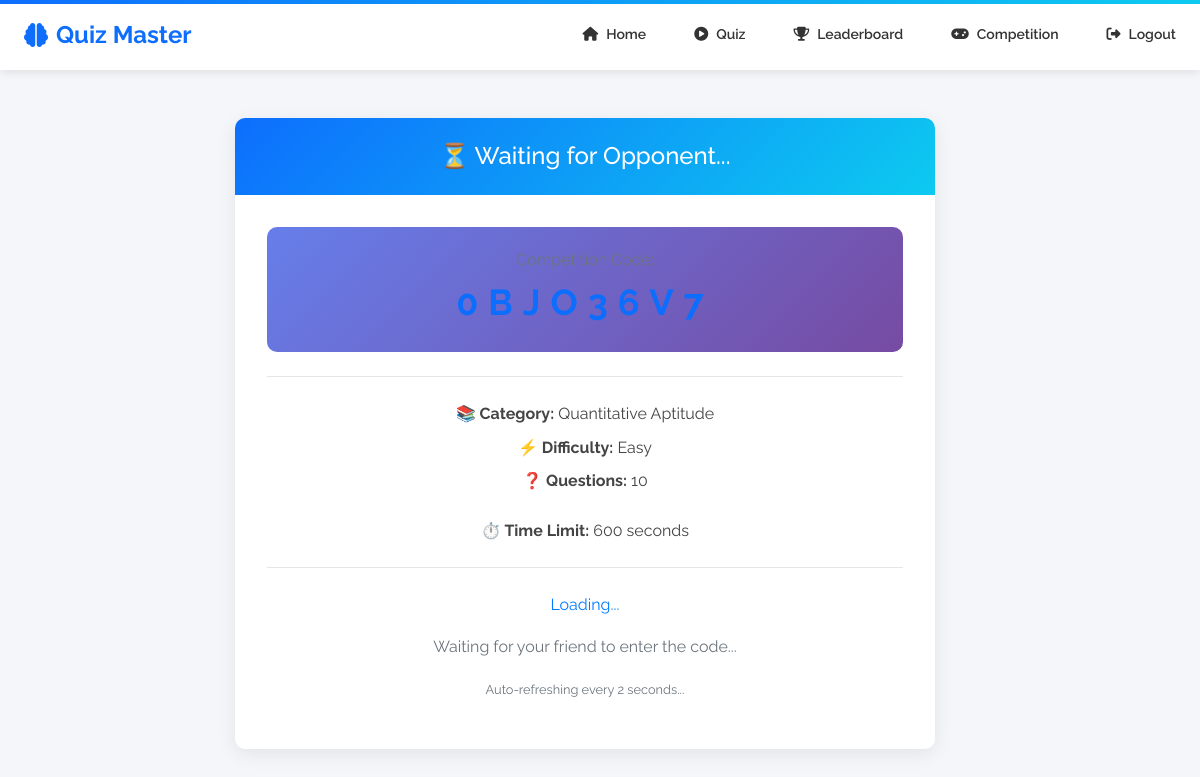
Page /competition/wait/0BJO36V7 (signed in) on the committed database.
### app/models.py (models this page shows)
class Competition(db.Model):
    __tablename__ = 'competition'
    id = db.Column(db.Integer, primary_key=True)
    code = db.Column(db.String(8), unique=True, nullable=False, index=True)  # Unique join code
    creator_id = db.Column(db.Integer, db.ForeignKey('user.id'), nullable=False)
    category_id = db.Column(db.Integer, db.ForeignKey('category.id'), nullable=False)
    difficulty = db.Column(db.String(20), nullable=False)  # Easy, Medium, Hard
    num_questions = db.Column(db.Integer, default=10)
    time_limit = db.Column(db.Integer, default=600)  # seconds
    status = db.Column(db.String(20), default='waiting')  # waiting, in_progress, completed
    created_at = db.Column(db.DateTime, default=datetime.utcnow)
    started_at = db.Column(db.DateTime, nullable=True)
    ended_at = db.Column(db.DateTime, nullable=True)
    winner_id = db.Column(db.Integer, db.ForeignKey('user.id'), nullable=True)
    creator = db.relationship('User', foreign_keys=[creator_id], backref='competitions_created')
    category = db.relationship('Category', backref='competitions')
    winner = db.relationship('User', foreign_keys=[winner_id])
    attempts = db.relationship('CompetitionAttempt', cascade='all, delete-orphan', lazy=True)

class Category(db.Model):
    id = db.Column(db.Integer, primary_key=True)
    name = db.Column(db.String(80), unique=True, nullable=False)
    questions = db.relationship('Question', backref='category', lazy=True)

### app/competition/routes.py (the view)
@competition_bp.route('/wait/<code>', methods=['GET'])
@login_required
def wait_for_opponent(code):
    comp = Competition.query.filter_by(code=code).first()
    if not comp:
        flash('Competition not found', 'error')
        return redirect(url_for('competition.competition_menu'))
    is_creator = comp.creator_id == current_user.id
    attempts = CompetitionAttempt.query.filter_by(competition_id=comp.id).all()
    opponent_ready = len(attempts) >= 2
    print(f"DEBUG: Code={code}, Creator={is_creator}, Attempts={len(attempts)}, Ready={opponent_ready}")
    for att in attempts:
        print(f"  - User: {att.user.username}, ID: {att.user_id}")
    return render_template('competition/wait.html',
                         competition=comp,
                         opponent_ready=opponent_ready,
                         is_creator=is_creator)

### app/models.py (called while the page is built)
@login_manager.user_loader
def load_user(user_id):
    return User.query.get(int(user_id))

    def is_admin(self):
        return self.role == Role.ADMIN

### app/templates/competition/wait.html (shortened to what this page needs)
{% extends 'base.html' %}
{% block content %}
<div class="container mt-5">
    <div class="row justify-content-center">
        <div class="col-md-8">
            <div class="card shadow-lg">
                <div class="card-header" style="background-color: #17a2b8; color: white; text-align: center;">
                    <h4 class="mb-0">⏳ Waiting for Opponent...</h4>
                </div>
                <div class="card-body p-5 text-center">
                    <div class="competition-code mb-4">
                        <p class="text-muted mb-2">Competition Code:</p>
                        <h2 style="letter-spacing: 10px; font-weight: bold; color: #0d6efd; font-size: 36px;">{{ competition.code }}</h2>
                    </div>
                    <hr class="my-4">
                    <p class="mb-2"><strong>📚 Category:</strong> {{ competition.category.name }}</p>
                    <p class="mb-2"><strong>⚡ Difficulty:</strong> {{ competition.difficulty }}</p>
                    <p class="mb-4"><strong>❓ Questions:</strong> {{ competition.num_questions }}</p>
                    <p class="mb-4"><strong>⏱️ Time Limit:</strong> {{ competition.time_limit }} seconds</p>
                    <hr class="my-4">
                    <div id="status-container">
                        {% if opponent_ready %}
                        <div class="alert alert-success alert-lg mb-4" style="font-size: 16px;">
                            ✅ Opponent joined! Ready to start?
                        </div>
                        {% if is_creator %}
                        <button class="btn btn-success btn-lg" onclick="startCompetition()">🚀 Start Competition</button>
                        {% else %}
                        <p class="text-muted" style="font-size: 16px;">Waiting for creator to start the test...</p>
                        <div class="spinner-border mt-3" role="status">
                            <span class="visually-hidden">Loading...</span>
                        </div>
                        {% endif %}
                        {% else %}
                        <div class="waiting-animation">
                            <div class="spinner-border text-primary mb-3" role="status">
                                <span class="visually-hidden">Loading...</span>
                            </div>
                            <p class="text-muted" style="font-size: 16px;">Waiting for your friend to enter the code...</p>
                            <p class="text-muted"><small>Auto-refreshing every 2 seconds...</small></p>
                        </div>
                        {% endif %}
                    </div>
                </div>
            </div>
        </div>
    </div>
</div>
{% endblock %}

### app/static/css/professional.css (style rules this page uses)
:root { --primary-color: #0d6efd; --secondary-color: #6c757d; --success-color: #198754; --danger-color: #dc3545; --warning-color: #ffc107; --light-color: #f8f9fa; --dark-color: #212529; }
* { margin: 0; padding: 0; box-sizing: border-box; }
body { font-family: 'Raleway', 'Segoe UI', sans-serif; background-color: #f4f6f9; color: #444; line-height: 1.6; }
.card { border: none !important; border-radius: 10px !important; box-shadow: 0 5px 20px rgba(0, 0, 0, 0.08) !important; max-width: 700px; width: 100%; }
.card-header { background: linear-gradient(135deg, #0d6efd, #0dcaf0) !important; color: white !important; border: none !important; border-radius: 10px 10px 0 0 !important; padding: 1.5rem !important; font-weight: 700; }
.card-body { padding: 2rem !important; }

### app/templates/competition/wait.html (style rules this page uses)
.competition-code { background: linear-gradient(135deg, #667eea 0%, #764ba2 100%); padding: 20px; border-radius: 10px; color: white; }

### rows in the picture
Competition: code "0BJO36V7", difficulty "Easy", num_questions "10", time_limit "600"
Category: category.name "Quantitative Aptitude"
